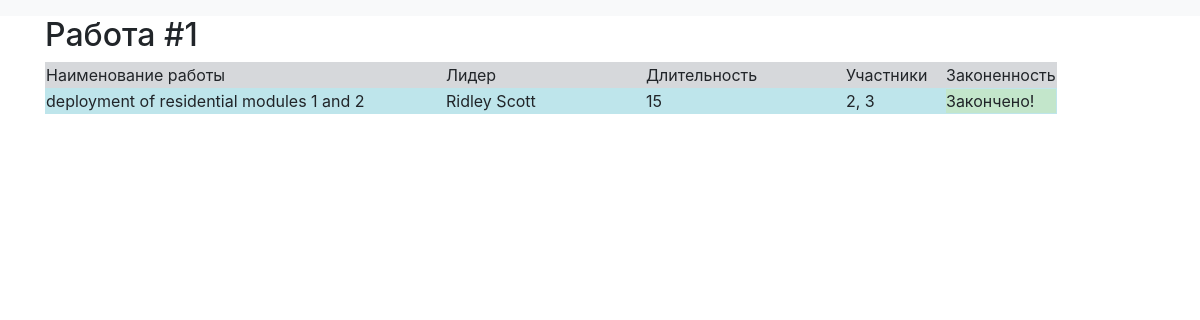
The page /index on the database as committed earlier.
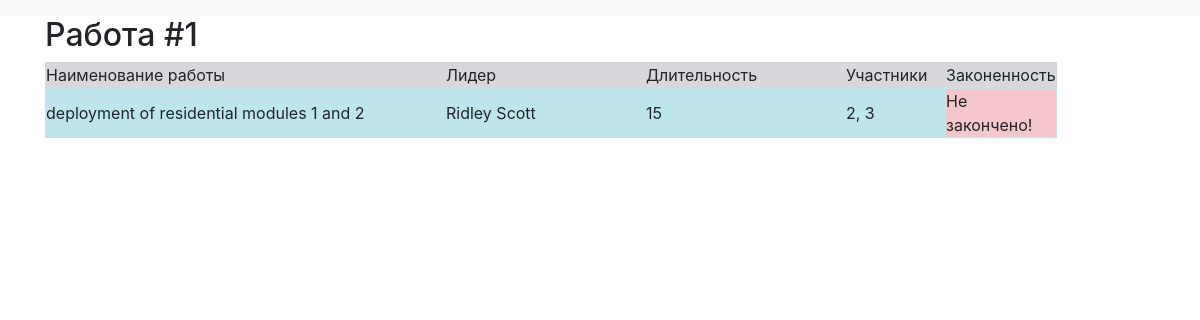
The same page on the database as committed later.
### data/jobs.py (models this page shows, shortened)
class Jobs(SqlAlchemyBase):
    __tablename__ = 'jobs'
    id = sqlalchemy.Column(sqlalchemy.Integer, autoincrement=True, primary_key=True)
    team_leader = sqlalchemy.Column(sqlalchemy.Integer, sqlalchemy.ForeignKey("users.id"),
                                    nullable=True)
    job = sqlalchemy.Column(sqlalchemy.String, nullable=True)
    work_size = sqlalchemy.Column(sqlalchemy.Integer, nullable=True)
    collaborators = sqlalchemy.Column(sqlalchemy.String, nullable=True)
    end_date = sqlalchemy.Column(sqlalchemy.DateTime, nullable=True)
    is_finished = sqlalchemy.Column(sqlalchemy.Boolean, nullable=True)
    leader = orm.relation('User')

### data/users.py (models this page shows, shortened)
class User(SqlAlchemyBase, UserMixin):
    __tablename__ = 'users'
    id = sqlalchemy.Column(sqlalchemy.Integer,
                           primary_key=True, autoincrement=True)
    surname = sqlalchemy.Column(sqlalchemy.String, nullable=True)
    name = sqlalchemy.Column(sqlalchemy.String, nullable=True)
    age = sqlalchemy.Column(sqlalchemy.Integer, nullable=True)
    position = sqlalchemy.Column(sqlalchemy.String, nullable=True)
    speciality = sqlalchemy.Column(sqlalchemy.String, nullable=True)
    address = sqlalchemy.Column(sqlalchemy.String, nullable=True)
    email = sqlalchemy.Column(sqlalchemy.String, unique=True)
    hashed_password = sqlalchemy.Column(sqlalchemy.String, nullable=True)
    modified_date = sqlalchemy.Column(sqlalchemy.DateTime, default=datetime.datetime.now)
    jobs = orm.relation('Jobs', back_populates='leader')

### main.py (the view)
@app.route('/')
@app.route('/index')
def index():
    db_sess = db_session.create_session()
    users = db_sess.query(User).all()
    jobs = db_sess.query(Jobs).all()
    names = {user.id: [user.name, user.surname] for user in users}
    return render_template("index.html", names=names, jobs=jobs)

### data/db_session.py (called while the page is built)
def create_session() -> Session:
    global __factory
    return __factory()

### templates/index.html
{% extends "base.html" %}
{% block content %}
{% for job in jobs %}
<h2>Работа #{{job.id}}</h2>
<table>
    <tr class="table-secondary">
        <td class="table-secondary" width="400px">
            <div>Наименование работы</div>
        </td>
        <td class="table-secondary" width="200px">
            <div>Лидер</div>
        </td>
        <td class="table-secondary" width="200px">
            <div>Длительность</div>
        </td>
        <td class="table-secondary" width="100px">
            <div>Участники</div>
        </td>
        <td class="table-secondary" width="100px">
            <div>Законенность</div>
        </td>
    </tr>
    <tr class="table-info">
        <td class="table-info" width="400px">
            <div>{{job.job}}</div>
        </td>
        <td class="table-info" width="200px">
            <div>{{names[job.team_leader][0]}} {{names[job.team_leader][1]}}</div>
        </td>
        <td class="table-info" width="200px">
            <div>{{job.work_size}}</div>
        </td>
        <td class="table-info" width="100px">
            <div>{{job.collaborators}}</div>
        </td>
        <td class="table-info" width="100px">
            {%if not job.is_finished%}
            <div class="table-danger">Не закончено!</div>
            {%else%}
            <div class="table-success">Закончено!</div>
            {%endif%}
        </td>
    </tr>
</table>
{% endfor %}
{% endblock %}

### templates/base.html (shortened to what this page needs)
<!doctype html>
<html lang="en">
<head>
    <link rel="stylesheet"
          href="https://stackpath.bootstrapcdn.com/bootstrap/4.4.1/css/bootstrap.min.css"
>
</head>
<body>
<header>
    <nav class="navbar navbar-light bg-light">
    </nav>
</header>
<main role="main" class="container">
    {% block content %}{% endblock %}
</main>
</body>
</html>

Rows that differ between the two databases and show on the page:
changed Jobs "deployment of residential modules 1 and 2": is_finished "Закончено!" → "Не закончено!"
